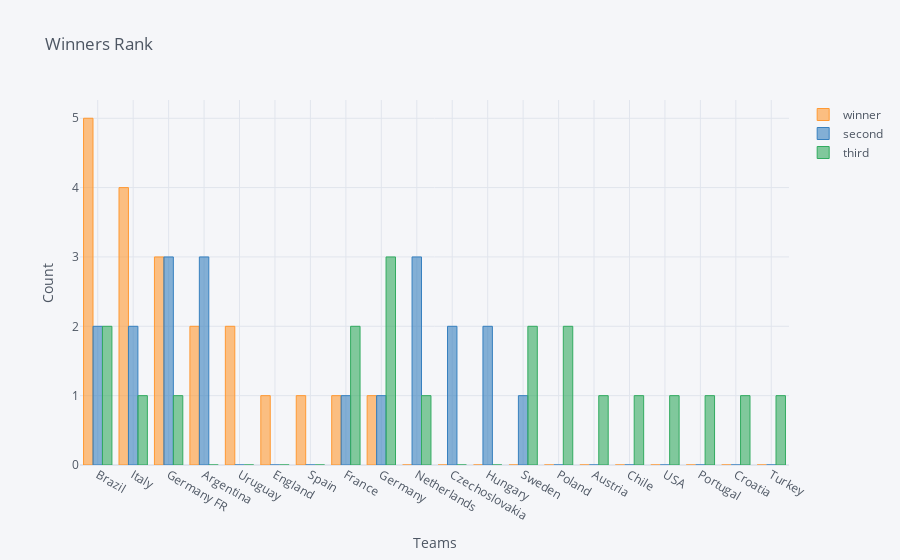

The notebook cell saved with this chart:
### Code cell
teams.iplot(kind = 'bar', xTitle = 'Teams', yTitle = 'Count', title = 'Winners Rank')

### Figure 1 — Plotly figure (JSON) as saved in the notebook; plotly's stock layout.template omitted (floating-point values rounded to 4 significant figures)
{"data": [{"marker": {"color": "rgba(255, 153, 51, 0.6)", "line": {"color": "rgba(255, 153, 51, 1.0)", "width": 1}}, "name": "winner", "orientation": "v", "text": "", "type": "bar", "x": ["Brazil", "Italy", "Germany FR", "Argentina", "Uruguay", "England", "Spain", "France", "Germany", "Netherlands", "Czechoslovakia", "Hungary", "Sweden", "Poland", "Austria", "Chile", "USA", "Portugal", "Croatia", "Turkey"], "y": [5, 4, 3, 2, 2, 1, 1, 1, 1, 0, 0, 0, 0, 0, 0, 0, 0, 0, 0, 0]}, {"marker": {"color": "rgba(55, 128, 191, 0.6)", "line": {"color": "rgba(55, 128, 191, 1.0)", "width": 1}}, "name": "second", "orientation": "v", "text": "", "type": "bar", "x": ["Brazil", "Italy", "Germany FR", "Argentina", "Uruguay", "England", "Spain", "France", "Germany", "Netherlands", "Czechoslovakia", "Hungary", "Sweden", "Poland", "Austria", "Chile", "USA", "Portugal", "Croatia", "Turkey"], "y": [2, 2, 3, 3, 0, 0, 0, 1, 1, 3, 2, 2, 1, 0, 0, 0, 0, 0, 0, 0]}, {"marker": {"color": "rgba(50, 171, 96, 0.6)", "line": {"color": "rgba(50, 171, 96, 1.0)", "width": 1}}, "name": "third", "orientation": "v", "text": "", "type": "bar", "x": ["Brazil", "Italy", "Germany FR", "Argentina", "Uruguay", "England", "Spain", "France", "Germany", "Netherlands", "Czechoslovakia", "Hungary", "Sweden", "Poland", "Austria", "Chile", "USA", "Portugal", "Croatia", "Turkey"], "y": [2, 1, 1, 0, 0, 0, 0, 2, 3, 1, 0, 0, 2, 2, 1, 1, 1, 1, 1, 1]}], "layout": {"legend": {"bgcolor": "#F5F6F9", "font": {"color": "#4D5663"}}, "paper_bgcolor": "#F5F6F9", "plot_bgcolor": "#F5F6F9", "title": {"font": {"color": "#4D5663"}, "text": "Winners Rank"}, "xaxis": {"gridcolor": "#E1E5ED", "showgrid": true, "tickfont": {"color": "#4D5663"}, "title": {"font": {"color": "#4D5663"}, "text": "Teams"}, "zerolinecolor": "#E1E5ED"}, "yaxis": {"gridcolor": "#E1E5ED", "showgrid": true, "tickfont": {"color": "#4D5663"}, "title": {"font": {"color": "#4D5663"}, "text": "Count"}, "zerolinecolor": "#E1E5ED"}}}
